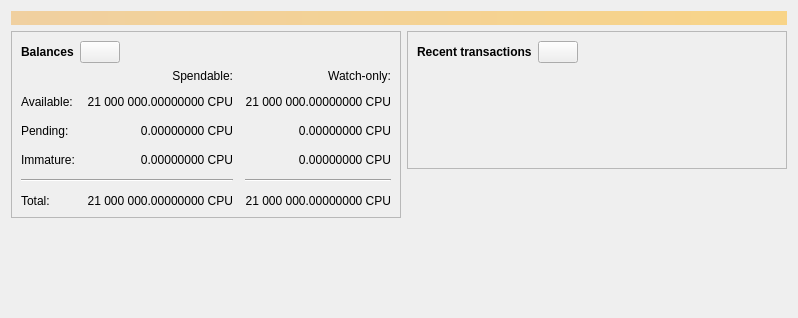
<?xml version="1.0" encoding="UTF-8"?>
<ui version="4.0">
 <class>OverviewPage</class>
 <widget class="QWidget" name="OverviewPage">
  <property name="geometry">
   <rect>
    <x>0</x>
    <y>0</y>
    <width>798</width>
    <height>318</height>
   </rect>
  </property>
  <property name="windowTitle">
   <string>Form</string>
  </property>
  <layout class="QVBoxLayout" name="topLayout">
   <item>
    <widget class="QLabel" name="labelAlerts">
     <property name="visible">
      <bool>false</bool>
     </property>
     <property name="styleSheet">
      <string notr="true">QLabel { background-color: qlineargradient(x1: 0, y1: 0, x2: 1, y2: 0, stop:0 #F0D0A0, stop:1 #F8D488); color:#000000; }</string>
     </property>
     <property name="wordWrap">
      <bool>true</bool>
     </property>
     <property name="margin">
      <number>3</number>
     </property>
     <property name="textInteractionFlags">
      <set>Qt::TextSelectableByMouse</set>
     </property>
    </widget>
   </item>
   <item>
    <layout class="QHBoxLayout" name="horizontalLayout" stretch="1,1">
     <item>
      <layout class="QVBoxLayout" name="verticalLayout_2">
       <item>
        <widget class="QFrame" name="frame">
         <property name="frameShape">
          <enum>QFrame::StyledPanel</enum>
         </property>
         <property name="frameShadow">
          <enum>QFrame::Raised</enum>
         </property>
         <layout class="QVBoxLayout" name="verticalLayout_4">
          <item>
           <layout class="QHBoxLayout" name="horizontalLayout_4">
            <item>
             <widget class="QLabel" name="label_5">
              <property name="font">
               <font>
                <weight>75</weight>
                <bold>true</bold>
               </font>
              </property>
              <property name="text">
               <string>Balances</string>
              </property>
             </widget>
            </item>
            <item>
             <widget class="QPushButton" name="labelWalletStatus">
              <property name="enabled">
               <bool>true</bool>
              </property>
              <property name="maximumSize">
               <size>
                <width>45</width>
                <height>16777215</height>
               </size>
              </property>
              <property name="toolTip">
               <string>The displayed information may be out of date. Your wallet automatically synchronizes with the CPUchain network after a connection is established, but this process has not completed yet.</string>
              </property>
              <property name="text">
               <string/>
              </property>
              <property name="icon">
               <iconset resource="../bitcoin.qrc">
                <normaloff>:/icons/warning</normaloff>
                <disabledoff>:/icons/warning</disabledoff>:/icons/warning</iconset>
              </property>
              <property name="iconSize">
               <size>
                <width>24</width>
                <height>24</height>
               </size>
              </property>
             </widget>
            </item>
            <item>
             <spacer name="horizontalSpacer_3">
              <property name="orientation">
               <enum>Qt::Horizontal</enum>
              </property>
              <property name="sizeHint" stdset="0">
               <size>
                <width>40</width>
                <height>20</height>
               </size>
              </property>
             </spacer>
            </item>
           </layout>
          </item>
          <item>
           <layout class="QGridLayout" name="gridLayout">
            <property name="spacing">
             <number>12</number>
            </property>
            <item row="2" column="2">
             <widget class="QLabel" name="labelWatchPending">
              <property name="cursor">
               <cursorShape>IBeamCursor</cursorShape>
              </property>
              <property name="toolTip">
               <string>Unconfirmed transactions to watch-only addresses</string>
              </property>
              <property name="text">
               <string notr="true">0.00000000 CPU</string>
              </property>
              <property name="alignment">
               <set>Qt::AlignRight|Qt::AlignTrailing|Qt::AlignVCenter</set>
              </property>
              <property name="textInteractionFlags">
               <set>Qt::LinksAccessibleByMouse|Qt::TextSelectableByKeyboard|Qt::TextSelectableByMouse</set>
              </property>
             </widget>
            </item>
            <item row="2" column="1">
             <widget class="QLabel" name="labelUnconfirmed">
              <property name="cursor">
               <cursorShape>IBeamCursor</cursorShape>
              </property>
              <property name="toolTip">
               <string>Total of transactions that have yet to be confirmed, and do not yet count toward the spendable balance</string>
              </property>
              <property name="text">
               <string notr="true">0.00000000 CPU</string>
              </property>
              <property name="alignment">
               <set>Qt::AlignRight|Qt::AlignTrailing|Qt::AlignVCenter</set>
              </property>
              <property name="textInteractionFlags">
               <set>Qt::LinksAccessibleByMouse|Qt::TextSelectableByKeyboard|Qt::TextSelectableByMouse</set>
              </property>
             </widget>
            </item>
            <item row="3" column="2">
             <widget class="QLabel" name="labelWatchImmature">
              <property name="cursor">
               <cursorShape>IBeamCursor</cursorShape>
              </property>
              <property name="toolTip">
               <string>Mined balance in watch-only addresses that has not yet matured</string>
              </property>
              <property name="text">
               <string notr="true">0.00000000 CPU</string>
              </property>
              <property name="alignment">
               <set>Qt::AlignRight|Qt::AlignTrailing|Qt::AlignVCenter</set>
              </property>
              <property name="textInteractionFlags">
               <set>Qt::LinksAccessibleByMouse|Qt::TextSelectableByKeyboard|Qt::TextSelectableByMouse</set>
              </property>
             </widget>
            </item>
            <item row="4" column="0" colspan="2">
             <widget class="Line" name="line">
              <property name="orientation">
               <enum>Qt::Horizontal</enum>
              </property>
             </widget>
            </item>
            <item row="4" column="2">
             <widget class="Line" name="lineWatchBalance">
              <property name="sizePolicy">
               <sizepolicy hsizetype="Preferred" vsizetype="Fixed">
                <horstretch>0</horstretch>
                <verstretch>0</verstretch>
               </sizepolicy>
              </property>
              <property name="minimumSize">
               <size>
                <width>140</width>
                <height>0</height>
               </size>
              </property>
              <property name="orientation">
               <enum>Qt::Horizontal</enum>
              </property>
             </widget>
            </item>
            <item row="5" column="0">
             <widget class="QLabel" name="labelTotalText">
              <property name="text">
               <string>Total:</string>
              </property>
             </widget>
            </item>
            <item row="3" column="1">
             <widget class="QLabel" name="labelImmature">
              <property name="cursor">
               <cursorShape>IBeamCursor</cursorShape>
              </property>
              <property name="toolTip">
               <string>Mined balance that has not yet matured</string>
              </property>
              <property name="text">
               <string notr="true">0.00000000 CPU</string>
              </property>
              <property name="alignment">
               <set>Qt::AlignRight|Qt::AlignTrailing|Qt::AlignVCenter</set>
              </property>
              <property name="textInteractionFlags">
               <set>Qt::LinksAccessibleByMouse|Qt::TextSelectableByKeyboard|Qt::TextSelectableByMouse</set>
              </property>
             </widget>
            </item>
            <item row="2" column="3">
             <spacer name="horizontalSpacer_2">
              <property name="orientation">
               <enum>Qt::Horizontal</enum>
              </property>
              <property name="sizeHint" stdset="0">
               <size>
                <width>40</width>
                <height>20</height>
               </size>
              </property>
             </spacer>
            </item>
            <item row="3" column="0">
             <widget class="QLabel" name="labelImmatureText">
              <property name="text">
               <string>Immature:</string>
              </property>
             </widget>
            </item>
            <item row="5" column="1">
             <widget class="QLabel" name="labelTotal">
              <property name="cursor">
               <cursorShape>IBeamCursor</cursorShape>
              </property>
              <property name="toolTip">
               <string>Your current total balance</string>
              </property>
              <property name="text">
               <string notr="true">21 000 000.00000000 CPU</string>
              </property>
              <property name="alignment">
               <set>Qt::AlignRight|Qt::AlignTrailing|Qt::AlignVCenter</set>
              </property>
              <property name="textInteractionFlags">
               <set>Qt::LinksAccessibleByMouse|Qt::TextSelectableByKeyboard|Qt::TextSelectableByMouse</set>
              </property>
             </widget>
            </item>
            <item row="5" column="2">
             <widget class="QLabel" name="labelWatchTotal">
              <property name="cursor">
               <cursorShape>IBeamCursor</cursorShape>
              </property>
              <property name="toolTip">
               <string>Current total balance in watch-only addresses</string>
              </property>
              <property name="text">
               <string notr="true">21 000 000.00000000 CPU</string>
              </property>
              <property name="alignment">
               <set>Qt::AlignRight|Qt::AlignTrailing|Qt::AlignVCenter</set>
              </property>
              <property name="textInteractionFlags">
               <set>Qt::LinksAccessibleByMouse|Qt::TextSelectableByKeyboard|Qt::TextSelectableByMouse</set>
              </property>
             </widget>
            </item>
            <item row="0" column="2">
             <widget class="QLabel" name="labelWatchonly">
              <property name="text">
               <string>Watch-only:</string>
              </property>
              <property name="alignment">
               <set>Qt::AlignRight|Qt::AlignTrailing|Qt::AlignVCenter</set>
              </property>
             </widget>
            </item>
            <item row="1" column="0">
             <widget class="QLabel" name="labelBalanceText">
              <property name="text">
               <string>Available:</string>
              </property>
             </widget>
            </item>
            <item row="1" column="1">
             <widget class="QLabel" name="labelBalance">
              <property name="cursor">
               <cursorShape>IBeamCursor</cursorShape>
              </property>
              <property name="toolTip">
               <string>Your current spendable balance</string>
              </property>
              <property name="text">
               <string notr="true">21 000 000.00000000 CPU</string>
              </property>
              <property name="alignment">
               <set>Qt::AlignRight|Qt::AlignTrailing|Qt::AlignVCenter</set>
              </property>
              <property name="textInteractionFlags">
               <set>Qt::LinksAccessibleByMouse|Qt::TextSelectableByKeyboard|Qt::TextSelectableByMouse</set>
              </property>
             </widget>
            </item>
            <item row="1" column="2">
             <widget class="QLabel" name="labelWatchAvailable">
              <property name="cursor">
               <cursorShape>IBeamCursor</cursorShape>
              </property>
              <property name="toolTip">
               <string>Your current balance in watch-only addresses</string>
              </property>
              <property name="text">
               <string notr="true">21 000 000.00000000 CPU</string>
              </property>
              <property name="alignment">
               <set>Qt::AlignRight|Qt::AlignTrailing|Qt::AlignVCenter</set>
              </property>
              <property name="textInteractionFlags">
               <set>Qt::LinksAccessibleByMouse|Qt::TextSelectableByKeyboard|Qt::TextSelectableByMouse</set>
              </property>
             </widget>
            </item>
            <item row="2" column="0">
             <widget class="QLabel" name="labelPendingText">
              <property name="text">
               <string>Pending:</string>
              </property>
             </widget>
            </item>
            <item row="0" column="1">
             <widget class="QLabel" name="labelSpendable">
              <property name="text">
               <string>Spendable:</string>
              </property>
              <property name="alignment">
               <set>Qt::AlignRight|Qt::AlignTrailing|Qt::AlignVCenter</set>
              </property>
             </widget>
            </item>
           </layout>
          </item>
         </layout>
        </widget>
       </item>
       <item>
        <spacer name="verticalSpacer">
         <property name="orientation">
          <enum>Qt::Vertical</enum>
         </property>
         <property name="sizeHint" stdset="0">
          <size>
           <width>20</width>
           <height>40</height>
          </size>
         </property>
        </spacer>
       </item>
      </layout>
     </item>
     <item>
      <layout class="QVBoxLayout" name="verticalLayout_3">
       <item>
        <widget class="QFrame" name="frame_2">
         <property name="frameShape">
          <enum>QFrame::StyledPanel</enum>
         </property>
         <property name="frameShadow">
          <enum>QFrame::Raised</enum>
         </property>
         <layout class="QVBoxLayout" name="verticalLayout">
          <item>
           <layout class="QHBoxLayout" name="horizontalLayout_2">
            <item>
             <widget class="QLabel" name="label_4">
              <property name="font">
               <font>
                <weight>75</weight>
                <bold>true</bold>
               </font>
              </property>
              <property name="text">
               <string>Recent transactions</string>
              </property>
             </widget>
            </item>
            <item>
             <widget class="QPushButton" name="labelTransactionsStatus">
              <property name="enabled">
               <bool>true</bool>
              </property>
              <property name="maximumSize">
               <size>
                <width>45</width>
                <height>16777215</height>
               </size>
              </property>
              <property name="toolTip">
               <string>The displayed information may be out of date. Your wallet automatically synchronizes with the CPUchain network after a connection is established, but this process has not completed yet.</string>
              </property>
              <property name="text">
               <string/>
              </property>
              <property name="icon">
               <iconset resource="../bitcoin.qrc">
                <normaloff>:/icons/warning</normaloff>
                <disabledoff>:/icons/warning</disabledoff>:/icons/warning</iconset>
              </property>
              <property name="iconSize">
               <size>
                <width>24</width>
                <height>24</height>
               </size>
              </property>
             </widget>
            </item>
            <item>
             <spacer name="horizontalSpacer">
              <property name="orientation">
               <enum>Qt::Horizontal</enum>
              </property>
              <property name="sizeHint" stdset="0">
               <size>
                <width>40</width>
                <height>20</height>
               </size>
              </property>
             </spacer>
            </item>
           </layout>
          </item>
          <item>
           <widget class="TransactionOverviewWidget" name="listTransactions">
            <property name="styleSheet">
             <string notr="true">QListView { background: transparent; }</string>
            </property>
            <property name="frameShape">
             <enum>QFrame::NoFrame</enum>
            </property>
            <property name="verticalScrollBarPolicy">
             <enum>Qt::ScrollBarAlwaysOff</enum>
            </property>
            <property name="horizontalScrollBarPolicy">
             <enum>Qt::ScrollBarAlwaysOff</enum>
            </property>
            <property name="sizeAdjustPolicy">
             <enum>QAbstractScrollArea::AdjustToContents</enum>
            </property>
            <property name="selectionMode">
             <enum>QAbstractItemView::NoSelection</enum>
            </property>
            <property name="uniformItemSizes">
             <bool>true</bool>
            </property>
           </widget>
          </item>
         </layout>
        </widget>
       </item>
       <item>
        <spacer name="verticalSpacer_2">
         <property name="orientation">
          <enum>Qt::Vertical</enum>
         </property>
         <property name="sizeHint" stdset="0">
          <size>
           <width>20</width>
           <height>40</height>
          </size>
         </property>
        </spacer>
       </item>
      </layout>
     </item>
    </layout>
   </item>
  </layout>
 </widget>
 <customwidgets>
  <customwidget>
   <class>TransactionOverviewWidget</class>
   <extends>QListView</extends>
   <header>qt/transactionoverviewwidget.h</header>
  </customwidget>
 </customwidgets>
 <resources/>
 <connections/>
</ui>
